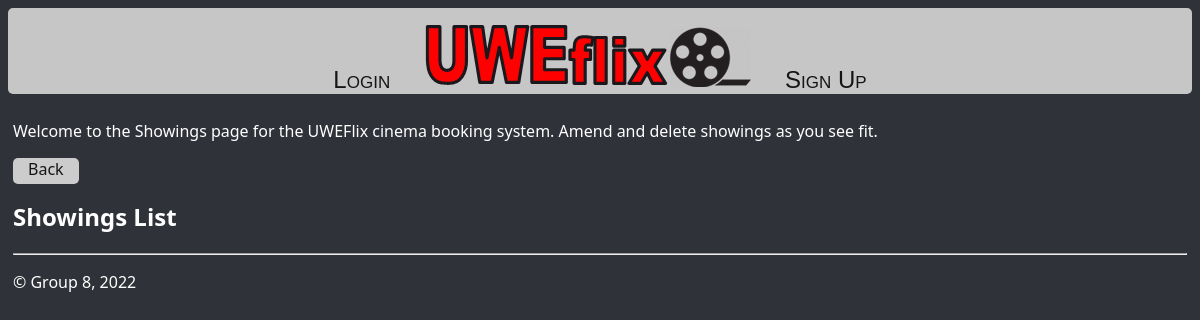
Before: /allShowing/ with the older database file.
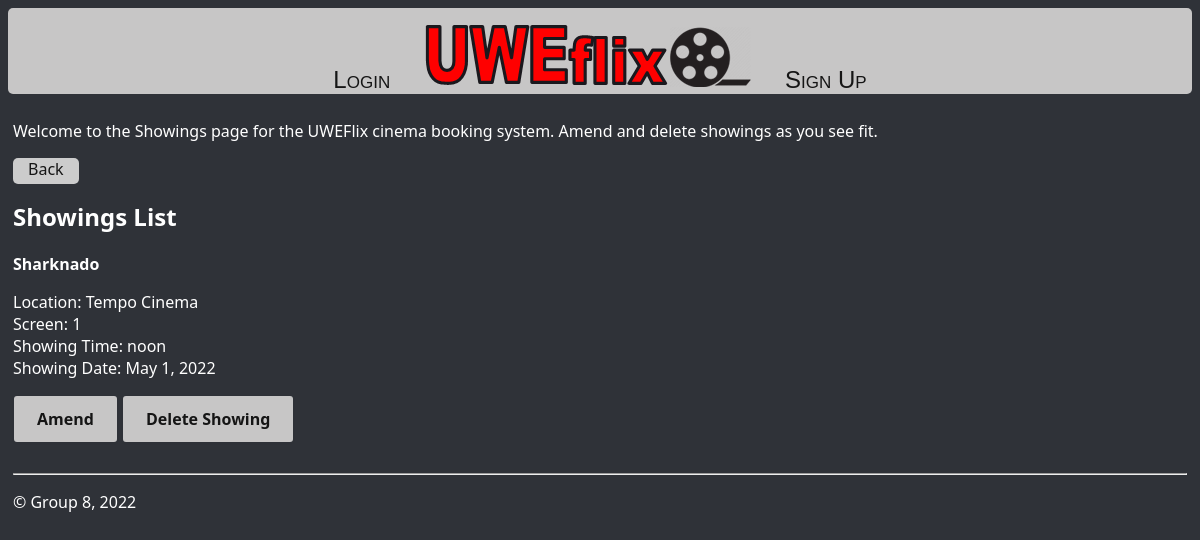
After: the same page with the newer database file.
### uweflix/models.py (models this page shows)
class Showing(models.Model):
    showing_id = models.UUIDField(primary_key=True, default=uuid.uuid4, editable=False, unique=True)
    showing_time= models.TimeField()
    showing_date = models.DateField()
    film_id = models.ForeignKey(Film, on_delete=models.CASCADE)
    venue_id = models.ForeignKey(Venue, on_delete=models.CASCADE)
    screen_id = models.ForeignKey(Screen, on_delete=models.CASCADE)

class Film(models.Model):
    id = models.UUIDField(primary_key=True, default=uuid.uuid4, editable=False, unique=True)
    title = models.CharField(max_length=50)
    description = models.CharField(max_length=250)
    age_rating =  models.CharField(max_length=3, choices=Age_rating_UK)
    duration = models.DurationField(max_length=8)
    def __str__(self):
	    return self.title

class Venue(models.Model):
    venue_id = models.UUIDField(primary_key=True, default=uuid.uuid4, editable=False, unique=True)
    name =  models.CharField(max_length=25)
    street_address = models.CharField(max_length=100)
    postcode = models.CharField(max_length=8)
    city = models.CharField(max_length=20)
    def __str__(self):
	    return self.name

class Screen(models.Model):
    screen_id = models.UUIDField(primary_key=True, default=uuid.uuid4, editable=False, unique=True)
    venue_id = models.ForeignKey(Venue, on_delete=models.CASCADE)
    screen_num = models.IntegerField(max_length=2)
    capacity = models.IntegerField(max_length=3)
    is_full = models.BooleanField(default=False)
    def __str__(self):
	    return str(self.screen_num)

### uweflix/views.py (the view)
# urls.py: path('allShowing/', views.getAllShowing, name="allShowing"),
def getAllShowing(request):
    showingList = Showing.objects.all()
    return render(request, 'uweflix/allShowing.html', {'showingList': showingList})

### uweflix/templates/uweflix/allShowing.html (shortened to what this page needs)
{% extends "uweflix/layout.html" %}
{% block content %}
    <p>Welcome to the Showings page for the UWEFlix cinema booking system. Amend and delete showings as you see fit.</p>
    <a class = "nevermindButton" href="{% url 'cinemaAdmin' %}">Back</a>
    <h2>Showings List</h2>
{% for showing in showingList %}
    <div class="card">
        <div class="card-header">
        <strong>{{showing.film_id}}</strong>
        </div>
        <div class="card-body">
        <p class="card-text">
            Location: {{showing.venue_id}}
            <br>
            Screen: {{showing.screen_id}}
            <br>
            Showing Time:  {{ showing.showing_time }}
            <br>
            Showing Date:  {{ showing.showing_date }}
            <br>
        </p>
        </div>
        <div class="card-footer text-muted">
            <a class="amendButtons" href="{% url 'amendShowing' showing.showing_id %}">Amend</a>
            <a class="deleteButtons" href="{% url 'deleteShowing' showing.showing_id %}">Delete Showing</a>
        </div>
    </div>
    <br>
    {% endfor %}
{% endblock %}

Changed rows visible on the page:
added Showing: film_id "Sharknado", venue_id "Tempo Cinema", screen_id "1", showing_time "noon", showing_date "May 1, 2022"
